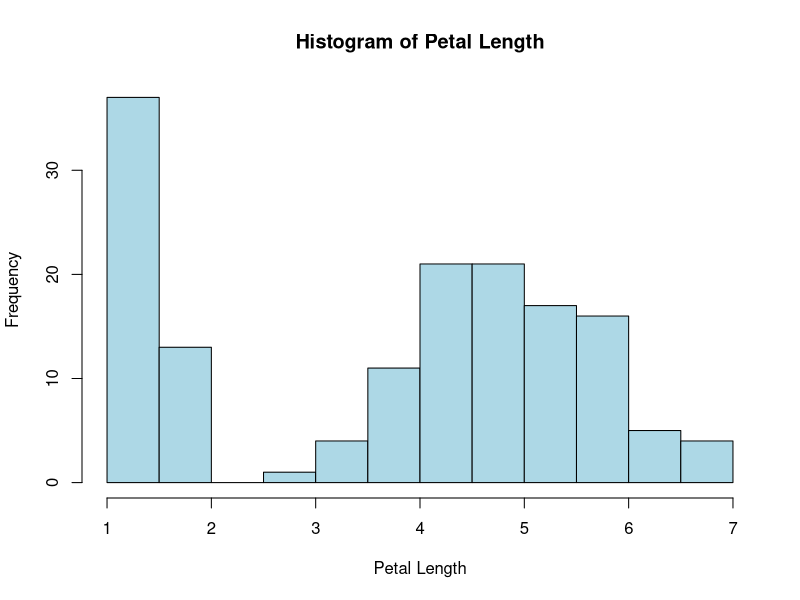
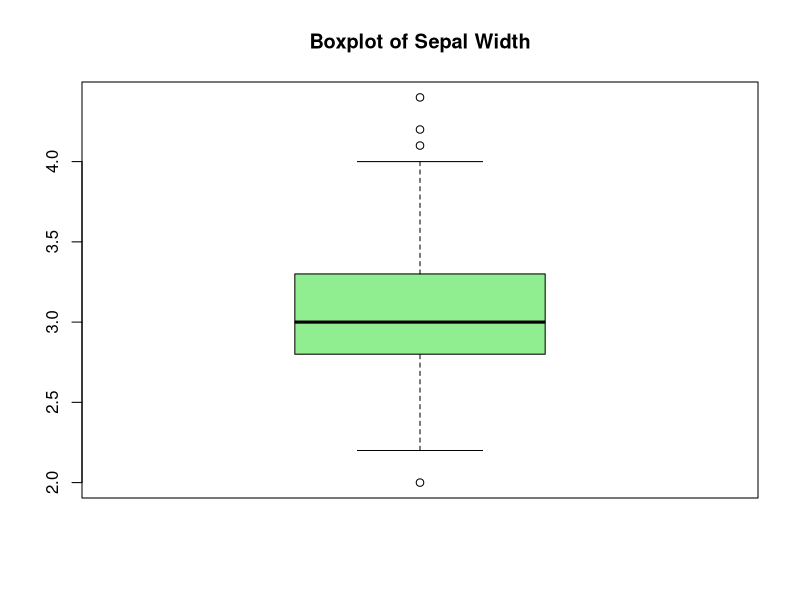

Reproduce these figures in R, in order.
# 1. Number of rows and columns in the iris dataset.
nrow(iris)

ncol(iris)

# 2. Get the first 6 rows.
head(iris)


# 3. Find the mean, median, variance, and standard deviation of Sepal.Length.
mean(iris$Sepal.Length)
median(iris$Sepal.Length)
var(iris$Sepal.Length)
sd(iris$Sepal.Length)


# 4. Find how many flowers belong to each species.
table(iris$Species)


# 5. Draw a histogram of Petal.Length and a boxplot of Sepal.Width.
windows()
hist(
  iris$Petal.Length,
  main = "Histogram of Petal Length",
  xlab = "Petal Length",
  col = "lightblue"
)

windows()
boxplot(
  iris$Sepal.Width,
  main = "Boxplot of Sepal Width",
  col = "lightgreen"
)
